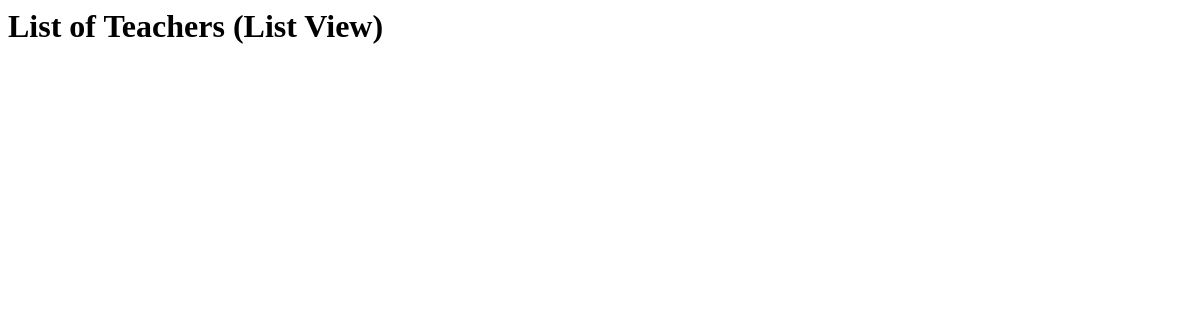
Page /classroom/list_teacher/ on the earlier database version.
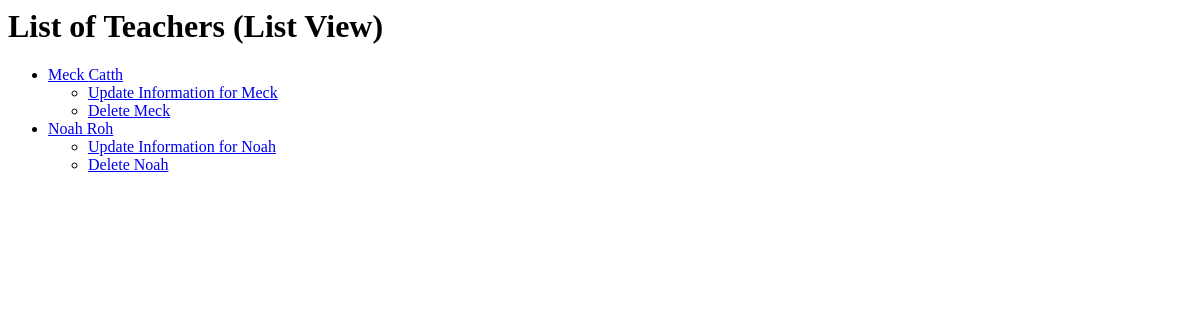
Same page on the later database version.
### classroom/models.py (models this page shows, shortened)
class Teacher(models.Model):
    first_name = models.CharField(max_length=30)
    last_name = models.CharField(max_length=30)
    subject = models.CharField(max_length=30)

### classroom/views.py (the view)
# urls.py: path('list_teacher/',TeacherListView.as_view(),name='list_teacher'),
class TeacherListView(ListView):
    model = Teacher
    queryset = Teacher.objects.order_by('first_name')
    context_object_name = "teacher_list"

### classroom/templates/classroom/teacher_list.html
<h1>List of Teachers (List View)</h1>
<ul>
    {% for teacher in teacher_list %}
        <li>
            <a href="/classroom/teacher_detail/{{teacher.id}}">{{teacher.first_name}}  {{teacher.last_name}}</a>
        </li>
        <ul>
            <li>
                <a href="/classroom/update_teacher/{{teacher.id}}">Update Information for {{teacher.first_name}}</a>
            </li>
            <li>
                <a href="/classroom/delete_teacher/{{teacher.id}}">Delete {{teacher.first_name}}</a>
            </li>
        </ul>
    {% endfor %}
</ul>

Differences in the rows shown:
added Teacher: first_name "Meck", last_name "Catth"
added Teacher: first_name "Noah", last_name "Roh"
